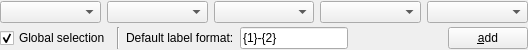
<?xml version="1.0" encoding="UTF-8"?>
<ui version="4.0">
 <class>ResultSelectorWidget</class>
 <widget class="QWidget" name="ResultSelectorWidget">
  <property name="geometry">
   <rect>
    <x>0</x>
    <y>0</y>
    <width>528</width>
    <height>50</height>
   </rect>
  </property>
  <property name="sizePolicy">
   <sizepolicy hsizetype="Preferred" vsizetype="Minimum">
    <horstretch>0</horstretch>
    <verstretch>0</verstretch>
   </sizepolicy>
  </property>
  <property name="maximumSize">
   <size>
    <width>16777215</width>
    <height>71</height>
   </size>
  </property>
  <property name="windowTitle">
   <string>ResultSelectorWidget</string>
  </property>
  <property name="styleSheet">
   <string notr="true"/>
  </property>
  <layout class="QVBoxLayout" name="verticalLayout">
   <property name="spacing">
    <number>3</number>
   </property>
   <property name="margin">
    <number>0</number>
   </property>
   <item>
    <layout class="QHBoxLayout" name="horizontalLayout">
     <item>
      <widget class="QComboBox" name="cbItem">
       <property name="minimumSize">
        <size>
         <width>100</width>
         <height>0</height>
        </size>
       </property>
      </widget>
     </item>
     <item>
      <widget class="QComboBox" name="cbSection">
       <property name="minimumSize">
        <size>
         <width>100</width>
         <height>0</height>
        </size>
       </property>
      </widget>
     </item>
     <item>
      <widget class="QComboBox" name="cbSubSection"/>
     </item>
     <item>
      <widget class="QComboBox" name="cbSubsubSection"/>
     </item>
     <item>
      <widget class="QComboBox" name="cbIndex"/>
     </item>
    </layout>
   </item>
   <item>
    <layout class="QHBoxLayout" name="horizontalLayout_3">
     <item>
      <widget class="QCheckBox" name="cbGlobalSelection">
       <property name="text">
        <string>Global selection</string>
       </property>
       <property name="checked">
        <bool>true</bool>
       </property>
      </widget>
     </item>
     <item>
      <widget class="Line" name="line">
       <property name="orientation">
        <enum>Qt::Vertical</enum>
       </property>
      </widget>
     </item>
     <item>
      <widget class="QLabel" name="label">
       <property name="text">
        <string>Default label format:</string>
       </property>
      </widget>
     </item>
     <item>
      <widget class="QLineEdit" name="txtLabelFormat">
       <property name="text">
        <string>{1}-{2}</string>
       </property>
      </widget>
     </item>
     <item>
      <spacer name="horizontalSpacer">
       <property name="orientation">
        <enum>Qt::Horizontal</enum>
       </property>
       <property name="sizeHint" stdset="0">
        <size>
         <width>40</width>
         <height>20</height>
        </size>
       </property>
      </spacer>
     </item>
     <item>
      <widget class="QPushButton" name="btnOK">
       <property name="text">
        <string>&amp;add</string>
       </property>
      </widget>
     </item>
    </layout>
   </item>
  </layout>
 </widget>
 <layoutdefault spacing="6" margin="11"/>
 <resources/>
 <connections>
  <connection>
   <sender>btnOK</sender>
   <signal>clicked()</signal>
   <receiver>ResultSelectorWidget</receiver>
   <slot>onOK()</slot>
   <hints>
    <hint type="sourcelabel">
     <x>411</x>
     <y>9</y>
    </hint>
    <hint type="destinationlabel">
     <x>374</x>
     <y>-19</y>
    </hint>
   </hints>
  </connection>
 </connections>
 <slots>
  <slot>onOK()</slot>
 </slots>
</ui>
